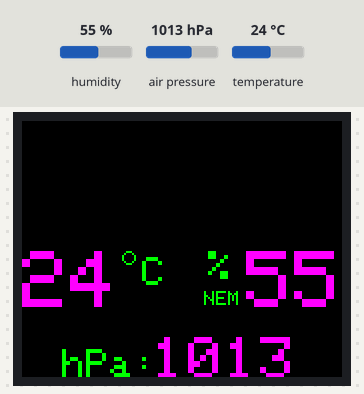
This sketch was run on a simulated ESP8266 (Wemos D1 mini). Shown: 160×128 colour display. The inputs (shaded band) are chosen by the test bench; at power-on: humidity 55 %, air pressure 1013 hPa, temperature 24 °C. WiFi joins after 1.5 s; servers stay silent unless stated; network time is answered at once with the bench clock; the local clock reads 2024-03-15 10:24:30 at power-on unless the sketch sets it; what the sketch prints to the serial monitor is not drawn.

Above: at 0.2 s.
At 4.1 s:
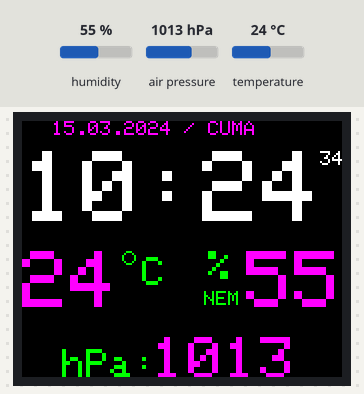
At 8.1 s:
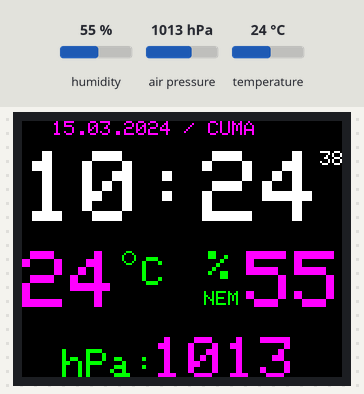
At 19.1 s:
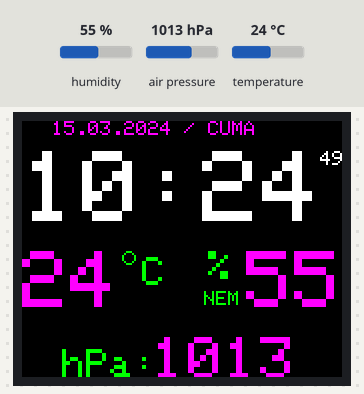
At 27.1 s:
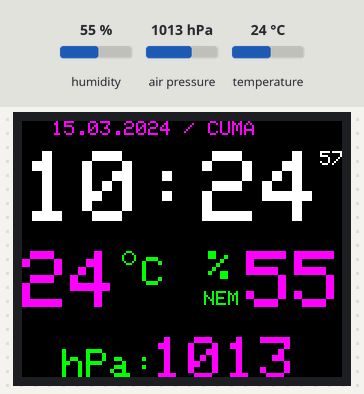
At 38.1 s:
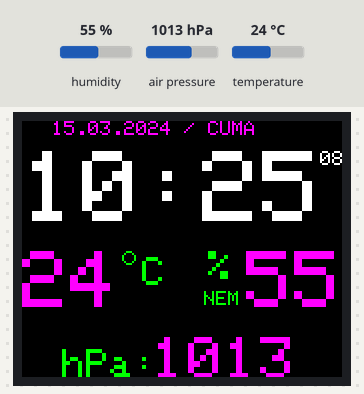

The sketch:

st7735WeMos_V2.ino
```cpp
/*
 * Dr.TRonik / YouTube / NİSAN 2023 / İzmir / Türkiye
 * ESP8266, ST7735s, 128x160 1.8" TFT LCD, GYBMEP...
 * Derleme ve karta yükleme öncesi, tüm kütüphaneler arduino ide'sine yüklenmiş olmalıdır...
 * YouTube: https://youtu.be/gqybujI4pcU
 * Bağlantılar: https://github.com/ronaer/ST7735s/blob/main/gybmep_bb.jpg
 * CS_D2, RST_D0, DC_D1, SCL_D5, SDA_D7, VDD_5V, GND_GND, BLK_3.3V
*/

/********************************************************************
  GLOBALS___GLOBALS___GLOBALS___GLOBALS___GLOBALS___GLOBALS___
 ********************************************************************/
//ESP8266
#include <ESP8266WiFi.h>
#include <WiFiUdp.h>

//ST7735
#include <Adafruit_GFX.h>     // Core graphics library
#include <Adafruit_ST7735.h>  // Hardware-specific library for ST7735
#include <SPI.h>              // SPI comminication
//ESP8266 için pin bağlantıları - Pin Connections for ESP8266
#define TFT_CS 4              // D2
#define TFT_RST 16            // D0
#define TFT_DC 5              // D1
//SCL D5
//SDA D7
Adafruit_ST7735 tft = Adafruit_ST7735(TFT_CS, TFT_DC, TFT_RST);

//İnternet üzerinden zamanı alabilme - TimeClient
#include <NTPClient.h>
#include <Time.h>
#include <TimeLib.h>
#include "Timezone.h"

//BMEP
#include <Wire.h>
#include <Adafruit_BME280.h>  //https://github.com/adafruit/Adafruit_BME280_Library
#include <Adafruit_Sensor.h>

//#define SEALEVELPRESSURE_HPA (1014.0)  // Doğru yükseklik için yerel meteorolojik kaynaklardan doğru olarak güncellenmeli
Adafruit_BME280 bme;

//SSID ve Şifre Tanımlama - SSID PASS
#define STA_SSID "Dr.TRonik"
#define STA_PASSWORD "Dr.TRonik"

//Zaman intervalleri - Time Intervals
#define NTP_OFFSET 60 * 60             // In seconds
#define NTP_INTERVAL 60 * 1000         // In miliseconds, dk da bir güncelleme
#define NTP_ADDRESS "tr.pool.ntp.org"  // The nearest ntp pool
WiFiUDP ntpUDP;
NTPClient timeClient(ntpUDP, NTP_ADDRESS, NTP_OFFSET, NTP_INTERVAL);

//Değişkenler - Variables
time_t local, utc;
bool connected = false;
unsigned long last_second;
int temp, hum, pressure, altitude;
int saat, dakika, saniye, gun, ay, dayWeek, yil;
char gun_isimleri[8][10] = { " ", "PAZAR", "PAZARTESi", "SALI", "CARSAMBA", "PERSEMBE", "CUMA", "CUMARTESi" };

/********************************************************************
  SETUP___SETUP___SETUP___SETUP___SETUP___SETUP___SETUP___SETUP___
 ********************************************************************/
void setup() {
  Serial.begin(9600);
  Wire.begin(2, 0);
  last_second = millis();

  tft.initR(INITR_BLACKTAB);     // initialize a ST7735S chip, black tab
  tft.setTextWrap(false);        // Allow text to run off right edge
  tft.fillScreen(ST77XX_BLACK);  // Ekranı temizlemek VE canvası siyah yapabilmek için
  tft.setRotation(3);            // 0_0°, 1_90°, 2_180°, 3_270° rotasyon...

  timeClient.begin();  // Start the NTP UDP client

  Serial.print("Trying WiFi connection to ");
  Serial.println(STA_SSID);

  WiFi.setAutoReconnect(true);
  WiFi.begin(STA_SSID, STA_PASSWORD);

  //Sensör I²C adresimzi kütüphaneye bildirelim, klon modüllerde adres, kütüphanedeki adresten farklı olabilir...
  unsigned status;
  status = bme.begin(0x76);
  //Sensör mödüllerinde adres, kütüphaneden farklı ise parantez içinde yer almalı...

  read_data();
}

/********************************************************************
  LOOP__LOOP__LOOP__LOOP__LOOP__LOOP__LOOP__LOOP__LOOP__LOOP__LOOP__
 ********************************************************************/
void loop() {

  static unsigned long timer = millis();

  //Handle Connection to Access Point
  if (WiFi.status() == WL_CONNECTED) {
    if (!connected) {
      connected = true;
      Serial.println("");
      Serial.print("Connected to ");
      Serial.println(STA_SSID);
      Serial.println("WiFi connected");
      Serial.print("IP address: ");
      Serial.println(WiFi.localIP());
    }
  } else {
    if (connected) {
      connected = false;
      Serial.print("Disonnected from ");
      Serial.println(STA_SSID);
    }
  }

  //___millis başlangıcı___
  if (millis() - last_second > 1000) {
    last_second = millis();

    timeClient.update();
    unsigned long epochTime = timeClient.getEpochTime();

    // convert received time stamp to time_t object

    utc = epochTime;

    // Then convert the UTC UNIX timestamp to local time
    // Eastern Daylight Time (EDT); Türkiye: sabit +UTC+3 nedeni ile  +2saat = +120dk ayarlanmalı
    // Eastern Time Zone: UTC- change this as needed; Türkiye için ulusal saat değişikliklerine göre kasım ve mart aylarında güncelleme isteyebilir
    TimeChangeRule usEDT = { "EDT", Second, Sun, Mar, 2, +120 };
    TimeChangeRule usEST = { "EST", First, Sun, Nov, 2 };
    Timezone usEastern(usEDT, usEST);
    local = usEastern.toLocal(utc);

    saat = hour(local);  // hour(local); -->14:42  hourFormat12(local)--> 02:42;
    dakika = minute(local);
    saniye = second(local);
    gun = day(local);
    ay = month(local);
    yil = year(local);
    dayWeek = weekday(local);  //Haftanın günleri...

    //Gün, ay, yıl, haftanın günü verilerini tek bir veri olarak ekrana yazdırabilimek için verileri char takvim_ dizisine biçimlendirerek aktaralım...
    char takvim_[22];
    sprintf(takvim_, "%02d.%02d.%04d / %-9s", gun, ay, yil, gun_isimleri[dayWeek]);
    tft.setCursor(15, 0);
    tft.setTextColor(0xF81F, 0x0000);  // Veriler değiştiğinde ekranda üst üste binmesini engeller...
    tft.setTextSize(1);
    tft.print(takvim_);

    yaz();
  }
  //___millis sonu___

  //Dakikada bir sensörden veri okumak için...
  if (millis() - timer > 1 * 60000) {
    timer = millis();
    read_data();
  }
}

/********************************************************************
  VOIDs__VOIDs__VOIDs__VOIDs__VOIDs__VOIDs__VOIDs__VOIDs__VOIDs__VOIDs
********************************************************************/
void yaz() {
  char saat_[6];  //5 characters + null
  char sec[3];    //2 characters + null
  sprintf(saat_, "%02d:%02d", saat, dakika);
  sprintf(sec, "%02d", saniye);
  if ((saat >= 7) && (saat <= 22)) {
    tft.setTextColor(0xFFFF, 0x0000);  // tft.fillScreen(0); -->Causes flicker...
  } else {
    tft.setTextColor(0xF81F, 0x0000);
  }
  tft.setTextSize(5);
  tft.setCursor(0, 15);
  tft.print(saat_);

  tft.setTextSize(1);
  tft.setCursor(149, 15);
  tft.print(sec);
}

// Sensörden veri okuma ve okunan verinin tft ekrana yazdırılması...
void read_data() {
  temp = bme.readTemperature();
  hum = bme.readHumidity();
  pressure = bme.readPressure() / 100.0F;

  char temp_[3];
  sprintf(temp_, "%02d", temp);
  tft.setCursor(0, 65);
  if ((saat >= 7) && (saat <= 22)) {
    tft.setTextColor(0x001F, 0x0000);
  } else {
    tft.setTextColor(0xF81F, 0x0000);
  }
  tft.setTextSize(4);
  tft.print(temp_);

  tft.setCursor(60, 68);
  tft.setTextColor(ST77XX_GREEN);
  tft.setTextSize(2);
  tft.print("C");
  tft.drawCircle(53, 68, 3, ST77XX_GREEN);

  char hum_[3];
  sprintf(hum_, "%02d", hum);
  tft.setCursor(112, 65);
  if ((saat >= 7) && (saat <= 22)) {
    tft.setTextColor(0x001F, 0x0000);
  } else {
    tft.setTextColor(0xF81F, 0x0000);
  }

  tft.setTextSize(4);
  tft.print(hum_);

  tft.setCursor(93, 65);
  tft.setTextColor(ST77XX_GREEN);
  tft.setTextSize(2);
  tft.print("%");

  tft.setCursor(91, 85);
  tft.setTextColor(ST77XX_GREEN);
  tft.setTextSize(1);
  tft.print("NEM");

  char pressure_[3];
  sprintf(pressure_, "%02d", pressure);
  tft.setCursor(65, 108);
  if ((saat >= 7) && (saat <= 22)) {
    tft.setTextColor(0xF800, 0x0000);
  } else {
    tft.setTextColor(0xF81F, 0x0000);
  }
  tft.setTextSize(3);
  tft.print(pressure_);
  tft.setCursor(20, 114);
  tft.setTextColor(ST77XX_GREEN);
  tft.setTextSize(2);
  tft.print("hPa:");
  // Serial.println(altitude);
}

/* ___İletişim:
e-posta: bilgi@ronaer.com
https://www.instagram.com/dr.tronik2023/
YouTube: Dr.TRonik: https://www.youtube.com/@DrTRonik
PCBWay: https://www.pcbway.com/project/member/shareproject/?bmbno=A0E12018-0BBC-4C

The nearest ntp pools:
  TURKİYE: "tr.pool.ntp.org"
  Worldwide: pool.ntp.org
  Asia:  asia.pool.ntp.org
  Europe:  europe.pool.ntp.org
  North America: north-america.pool.ntp.org
  Oceania: oceania.pool.ntp.org
  South America: south-america.pool.ntp.org

Color definitions for tft:
 #define BLACK 0x0000
 #define BLUE 0x001F
 #define RED 0xF800
 #define GREEN 0x07E0
 #define CYAN 0x07FF
 #define MAGENTA 0xF81F
 #define YELLOW 0xFFE0
 #define WHITE 0xFFFF
*/
```

Measured:
- what the display in image 0 shows lasts 0.8 s, from 0.2 s to 1.0 s
- what the display in image 1 shows lasts 1.0 s, from 4.0 s to 5.0 s
